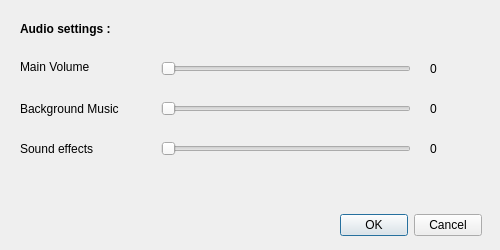
<?xml version="1.0" encoding="UTF-8"?>
<ui version="4.0">
 <class>DialogPreferences</class>
 <widget class="QDialog" name="DialogPreferences">
  <property name="geometry">
   <rect>
    <x>0</x>
    <y>0</y>
    <width>500</width>
    <height>250</height>
   </rect>
  </property>
  <property name="minimumSize">
   <size>
    <width>500</width>
    <height>250</height>
   </size>
  </property>
  <property name="maximumSize">
   <size>
    <width>500</width>
    <height>250</height>
   </size>
  </property>
  <property name="windowTitle">
   <string>Smashtein Garbage - Preferences</string>
  </property>
  <property name="sizeGripEnabled">
   <bool>false</bool>
  </property>
  <property name="modal">
   <bool>true</bool>
  </property>
  <widget class="QLabel" name="label">
   <property name="geometry">
    <rect>
     <x>20</x>
     <y>58</y>
     <width>86</width>
     <height>17</height>
    </rect>
   </property>
   <property name="text">
    <string>Main Volume</string>
   </property>
  </widget>
  <widget class="QLabel" name="label_2">
   <property name="geometry">
    <rect>
     <x>20</x>
     <y>100</y>
     <width>120</width>
     <height>17</height>
    </rect>
   </property>
   <property name="text">
    <string>Background Music</string>
   </property>
  </widget>
  <widget class="QSlider" name="mainVolumeSlider">
   <property name="geometry">
    <rect>
     <x>161</x>
     <y>60</y>
     <width>250</width>
     <height>17</height>
    </rect>
   </property>
   <property name="sizePolicy">
    <sizepolicy hsizetype="Fixed" vsizetype="Fixed">
     <horstretch>0</horstretch>
     <verstretch>0</verstretch>
    </sizepolicy>
   </property>
   <property name="minimumSize">
    <size>
     <width>250</width>
     <height>0</height>
    </size>
   </property>
   <property name="maximumSize">
    <size>
     <width>250</width>
     <height>16777215</height>
    </size>
   </property>
   <property name="sizeIncrement">
    <size>
     <width>0</width>
     <height>0</height>
    </size>
   </property>
   <property name="baseSize">
    <size>
     <width>0</width>
     <height>0</height>
    </size>
   </property>
   <property name="maximum">
    <number>100</number>
   </property>
   <property name="orientation">
    <enum>Qt::Horizontal</enum>
   </property>
  </widget>
  <widget class="QSlider" name="bgmVolumeSlider">
   <property name="geometry">
    <rect>
     <x>161</x>
     <y>100</y>
     <width>250</width>
     <height>17</height>
    </rect>
   </property>
   <property name="sizePolicy">
    <sizepolicy hsizetype="Fixed" vsizetype="Fixed">
     <horstretch>0</horstretch>
     <verstretch>0</verstretch>
    </sizepolicy>
   </property>
   <property name="minimumSize">
    <size>
     <width>250</width>
     <height>0</height>
    </size>
   </property>
   <property name="maximumSize">
    <size>
     <width>250</width>
     <height>16777215</height>
    </size>
   </property>
   <property name="maximum">
    <number>100</number>
   </property>
   <property name="orientation">
    <enum>Qt::Horizontal</enum>
   </property>
  </widget>
  <widget class="QLabel" name="label_3">
   <property name="geometry">
    <rect>
     <x>20</x>
     <y>20</y>
     <width>119</width>
     <height>17</height>
    </rect>
   </property>
   <property name="font">
    <font>
     <weight>75</weight>
     <bold>true</bold>
    </font>
   </property>
   <property name="text">
    <string>Audio settings :</string>
   </property>
  </widget>
  <widget class="QDialogButtonBox" name="buttonBox">
   <property name="geometry">
    <rect>
     <x>340</x>
     <y>210</y>
     <width>142</width>
     <height>30</height>
    </rect>
   </property>
   <property name="orientation">
    <enum>Qt::Horizontal</enum>
   </property>
   <property name="standardButtons">
    <set>QDialogButtonBox::Cancel|QDialogButtonBox::Ok</set>
   </property>
  </widget>
  <widget class="QLabel" name="bgmVolumeValue">
   <property name="enabled">
    <bool>true</bool>
   </property>
   <property name="geometry">
    <rect>
     <x>430</x>
     <y>100</y>
     <width>30</width>
     <height>17</height>
    </rect>
   </property>
   <property name="maximumSize">
    <size>
     <width>30</width>
     <height>16777215</height>
    </size>
   </property>
   <property name="text">
    <string>0</string>
   </property>
  </widget>
  <widget class="QLabel" name="mainVolumeValue">
   <property name="enabled">
    <bool>true</bool>
   </property>
   <property name="geometry">
    <rect>
     <x>430</x>
     <y>60</y>
     <width>30</width>
     <height>17</height>
    </rect>
   </property>
   <property name="maximumSize">
    <size>
     <width>30</width>
     <height>16777215</height>
    </size>
   </property>
   <property name="text">
    <string>0</string>
   </property>
  </widget>
  <widget class="QLabel" name="label_4">
   <property name="geometry">
    <rect>
     <x>20</x>
     <y>140</y>
     <width>120</width>
     <height>17</height>
    </rect>
   </property>
   <property name="text">
    <string>Sound effects</string>
   </property>
  </widget>
  <widget class="QSlider" name="sfxVolumeSlider">
   <property name="geometry">
    <rect>
     <x>161</x>
     <y>140</y>
     <width>250</width>
     <height>17</height>
    </rect>
   </property>
   <property name="sizePolicy">
    <sizepolicy hsizetype="Fixed" vsizetype="Fixed">
     <horstretch>0</horstretch>
     <verstretch>0</verstretch>
    </sizepolicy>
   </property>
   <property name="minimumSize">
    <size>
     <width>250</width>
     <height>0</height>
    </size>
   </property>
   <property name="maximumSize">
    <size>
     <width>250</width>
     <height>16777215</height>
    </size>
   </property>
   <property name="maximum">
    <number>100</number>
   </property>
   <property name="orientation">
    <enum>Qt::Horizontal</enum>
   </property>
  </widget>
  <widget class="QLabel" name="sfxVolumeValue">
   <property name="enabled">
    <bool>true</bool>
   </property>
   <property name="geometry">
    <rect>
     <x>430</x>
     <y>140</y>
     <width>30</width>
     <height>17</height>
    </rect>
   </property>
   <property name="maximumSize">
    <size>
     <width>30</width>
     <height>16777215</height>
    </size>
   </property>
   <property name="text">
    <string>0</string>
   </property>
  </widget>
 </widget>
 <resources/>
 <connections>
  <connection>
   <sender>buttonBox</sender>
   <signal>accepted()</signal>
   <receiver>DialogPreferences</receiver>
   <slot>accept()</slot>
   <hints>
    <hint type="sourcelabel">
     <x>481</x>
     <y>236</y>
    </hint>
    <hint type="destinationlabel">
     <x>157</x>
     <y>199</y>
    </hint>
   </hints>
  </connection>
  <connection>
   <sender>buttonBox</sender>
   <signal>rejected()</signal>
   <receiver>DialogPreferences</receiver>
   <slot>reject()</slot>
   <hints>
    <hint type="sourcelabel">
     <x>481</x>
     <y>236</y>
    </hint>
    <hint type="destinationlabel">
     <x>286</x>
     <y>199</y>
    </hint>
   </hints>
  </connection>
  <connection>
   <sender>mainVolumeSlider</sender>
   <signal>valueChanged(int)</signal>
   <receiver>mainVolumeValue</receiver>
   <slot>setNum(int)</slot>
   <hints>
    <hint type="sourcelabel">
     <x>250</x>
     <y>71</y>
    </hint>
    <hint type="destinationlabel">
     <x>436</x>
     <y>76</y>
    </hint>
   </hints>
  </connection>
  <connection>
   <sender>bgmVolumeSlider</sender>
   <signal>valueChanged(int)</signal>
   <receiver>bgmVolumeValue</receiver>
   <slot>setNum(int)</slot>
   <hints>
    <hint type="sourcelabel">
     <x>350</x>
     <y>107</y>
    </hint>
    <hint type="destinationlabel">
     <x>436</x>
     <y>111</y>
    </hint>
   </hints>
  </connection>
  <connection>
   <sender>sfxVolumeSlider</sender>
   <signal>valueChanged(int)</signal>
   <receiver>sfxVolumeValue</receiver>
   <slot>setNum(int)</slot>
   <hints>
    <hint type="sourcelabel">
     <x>293</x>
     <y>147</y>
    </hint>
    <hint type="destinationlabel">
     <x>439</x>
     <y>153</y>
    </hint>
   </hints>
  </connection>
 </connections>
</ui>
